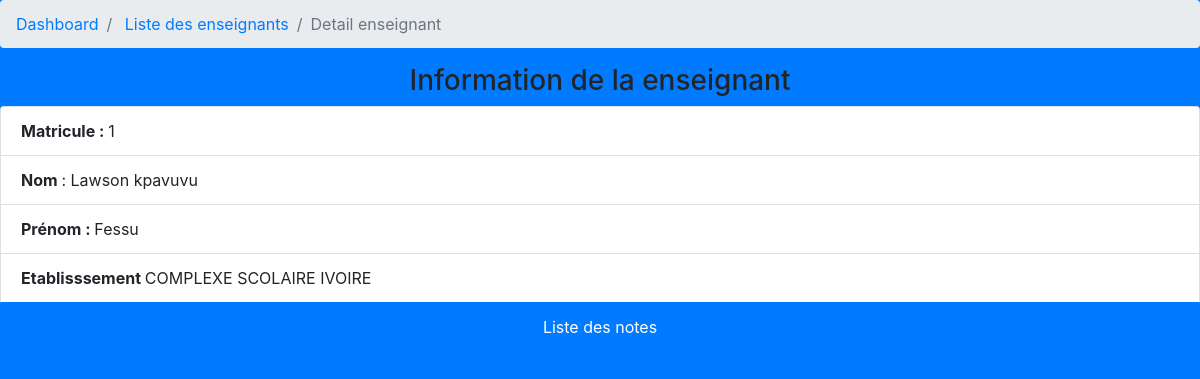
/ets/enseignant/1, run on the app's committed database.
### etablissements/models.py (models this page shows, shortened)
class Enseignant(models.Model):
    user = models.OneToOneField('auth.User', related_name='enseignant' , on_delete=models.CASCADE, blank=True, null=True)
    nom = models.CharField(max_length=256)
    prenom = models.CharField(max_length=256)
    sexe = models.CharField(choices=(('Masculin', 'Masculin'), ('Féminin', 'Féminin')), max_length=256)
    GRADE = (('PR', 'Professeur'),
             ('MCA', 'Maitre de conference A'),
             ('MCB', 'Maitre de conference B'),
             ('MAA', 'Maitre assistant A'),
             ('MAB', 'Maitre assistant B'),
             ('DR', 'Docteur'),
             ('M', 'Master'),
             ('M1', 'Master I'),
             ('L', 'Licence'))
    grade = models.CharField(choices=GRADE, max_length=256)
    etbs = models.ForeignKey('etablissements.Etablissement', related_name='enseignants', on_delete=models.CASCADE, null=True)
    nationalite = CountryField(blank=True, null=True)
    adresse = models.TextField(blank=True, null=True)
    contact = models.CharField(max_length=40, blank=True, null=True)
    date_creation = models.DateTimeField(auto_now_add=True)
    photo = models.FileField(upload_to="ens", blank=True, null=True)
    est_chef = models.BooleanField(default=False)
    class Meta:
        db_table = "enseignant"
        verbose_name = "Enseignant"
        verbose_name_plural = "Enseignants"

class Etablissement(models.Model):
    nom = models.CharField(max_length=256)
    bp = models.CharField(max_length=20, blank=True, null=True)
    adresse = models.TextField(blank=True, null=True)
    contact = models.BigIntegerField(blank=True, null=True)
    email = models.EmailField(blank=True, null=True, max_length=50)
    inspection = models.ForeignKey('etablissements.Inspection', related_name='etablissements',
                                      on_delete=models.CASCADE, null=True)
    activation = models.BooleanField(default=False)
    logo = models.ImageField(upload_to="ets", blank=True, null=True)
    plan = models.ImageField(upload_to="ets/plan", blank=True, null=True)
    chef = models.OneToOneField('etablissements.Enseignant', related_name='chefetb',on_delete=models.CASCADE, null=True)
    date_creation = models.DateTimeField(auto_now_add=True)
    class Meta:
        db_table = "etablissement"
        verbose_name = "Etablissement"
        verbose_name_plural = "Etablissements"

### etablissements/views.py (the view)
# urls.py: path('enseignant/<str:pk>', EnseignantDetailView.as_view(), name='enseignant_show'),
class EnseignantDetailView(DetailView):
    model = Enseignant
    template_name = 'enseignant/detail.html'
    context_object_name = 'enseignant'

### bulletin/templates/enseignant/detail.html
{% extends 'base.html' %}
{% load static %}
{% block content %}
    <ol class="breadcrumb">
        <li class="breadcrumb-item">
            <a href="{% url 'home_page' %}">Dashboard</a>
        </li>
        <li class="breadcrumb-item">
            <a href="{% url 'enseignant_index' %}">Liste des enseignants</a>
        </li>
        <li class="breadcrumb-item active">Detail enseignant</li>
    </ol>
    <div class="row">
        <div class="col">
            <h3 class="text-center">Information de la enseignant</h3>
            <ul class="list-group">
                <li class="list-group-item"><strong>Matricule : </strong> {{ enseignant.id }}</li>
                <li class="list-group-item"><strong>Nom </strong>
                    : {{ enseignant.nom.capitalize }}
                </li>
                <li class="list-group-item"><strong>Prénom : </strong> {{ enseignant.prenom }}</li>
                <li class="list-group-item"><strong>Etablisssement </strong>{{ enseignant.etbs.nom }}
                   </li>
                <a target="_blank" class="list-group-item list-group-item-action active text-center"
                   href="{% url 'enseignant_show' pk=enseignant.id %}"><span>Liste des notes</span></a>
            </ul>
        </div>
    </div>
{% endblock %}

### static/dashboard/css/sb-admin.css (style rules this page uses)
html { position: relative; min-height: 100%; }
body { overflow-x: hidden; }

### data on the page
Enseignant: id "1", nom "Lawson kpavuvu", prenom "Fessu", etbs.nom "COMPLEXE SCOLAIRE IVOIRE"
